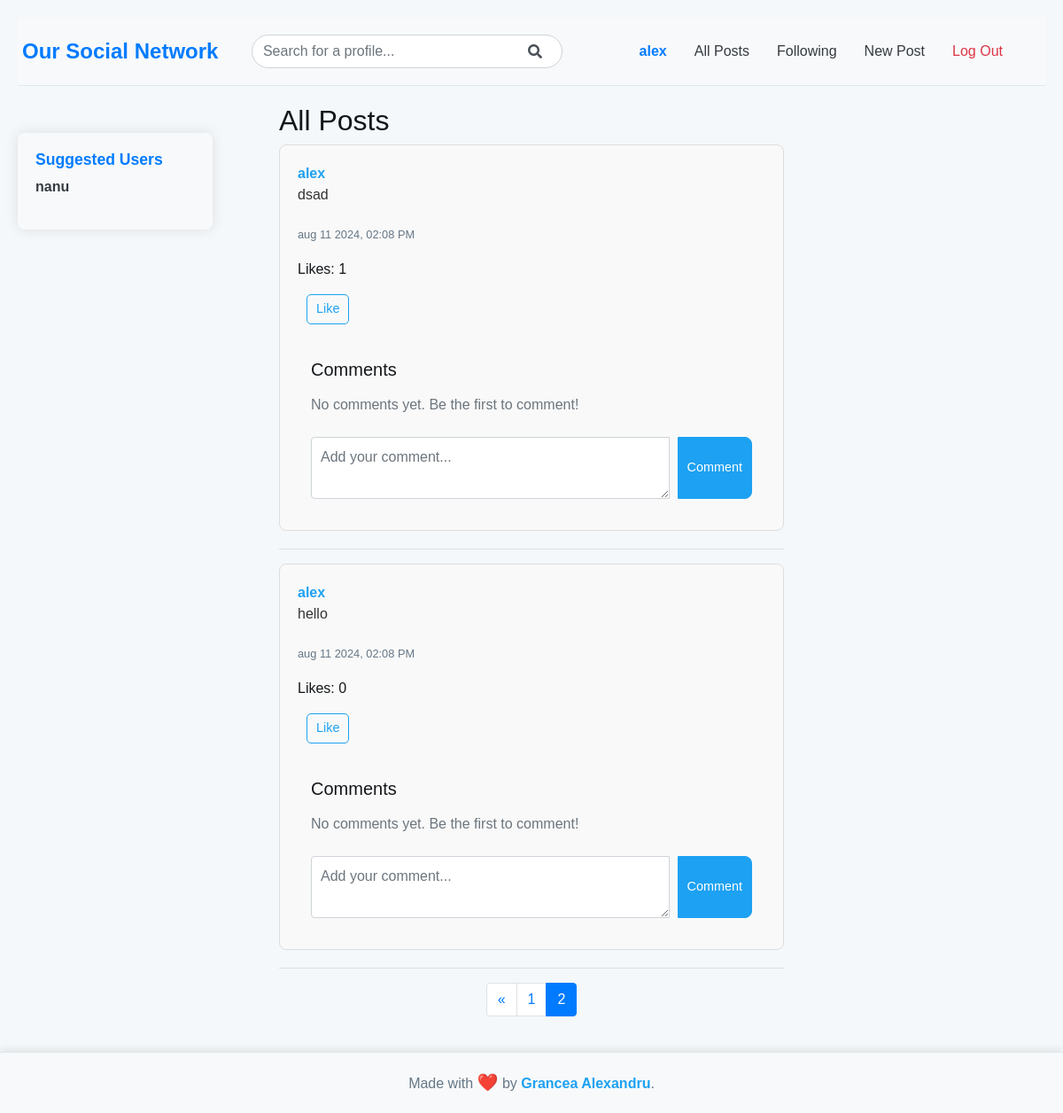
The app's page /?page=2 (signed in), older data.
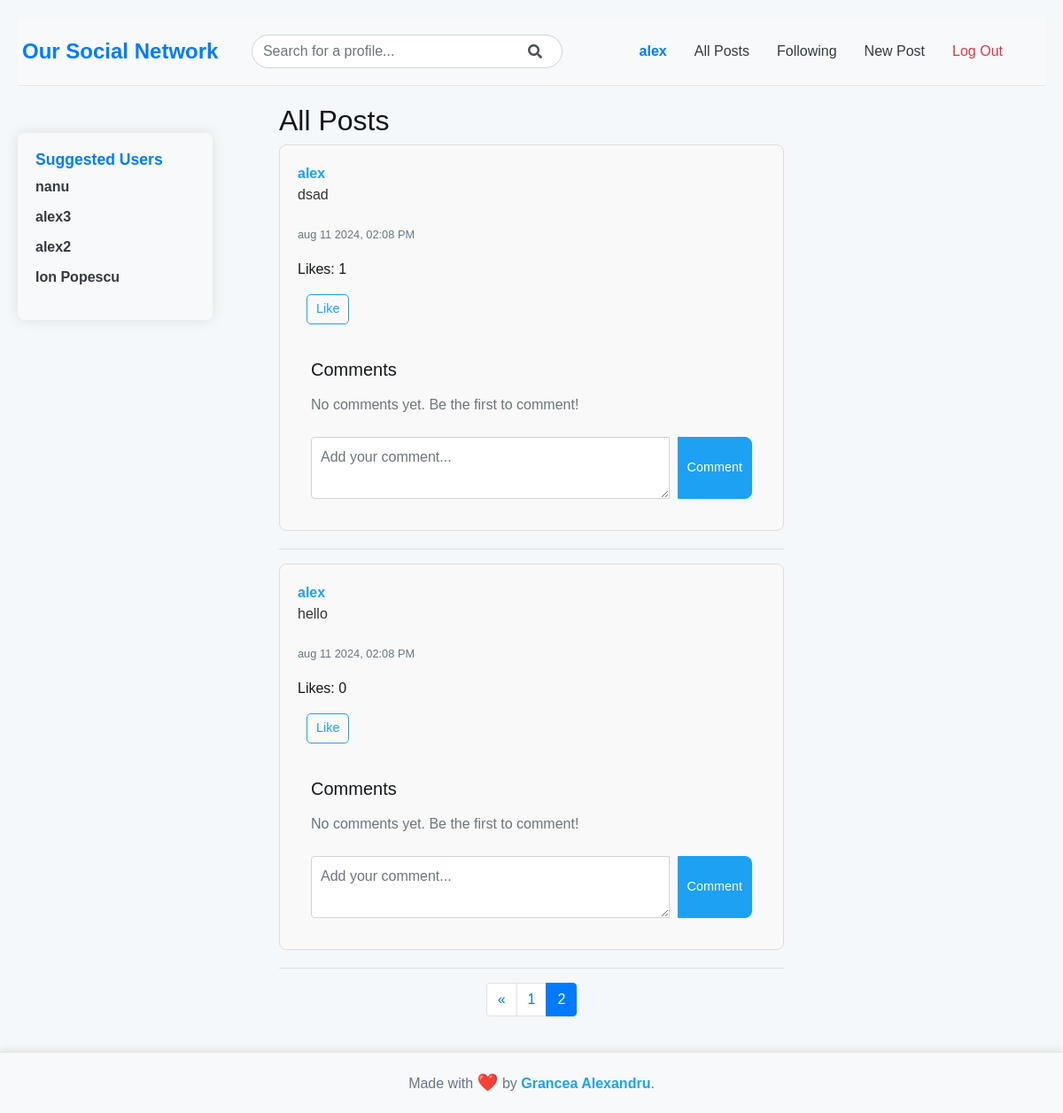
The same page, newer data.
### network/models.py (models this page shows, shortened)
class Post(models.Model):
    user = models.ForeignKey(User, on_delete=models.CASCADE, related_name="posts")
    content = models.TextField(blank=True)
    timestamp = models.DateTimeField(auto_now_add=True)
    likes = models.ManyToManyField(User, related_name="liked_posts")

class User(AbstractUser):
    followers = models.ManyToManyField("self", blank=True, symmetrical=False, related_name="following")

### network/views.py (the view)
# urls.py: path("", views.index, name="index"),
def index(request):
    posts = Post.objects.all().order_by('-timestamp')
    paginator = Paginator(posts, 10)
    page_number = request.GET.get('page')
    page_obj = paginator.get_page(page_number)
    if request.user.is_authenticated:
        suggested_users = User.objects.exclude(id__in=request.user.following.all()).exclude(id=request.user.id)
    else:
        suggested_users = None
    return render(request, 'network/index.html', {
        'page_obj': page_obj,
        'suggested_users': suggested_users
    })

### network/templates/network/index.html (shortened to what this page needs)
{% extends "network/layout.html" %}
{% block body %}
    <h2>All Posts</h2>
    {% for post in page_obj %}
        <div class="post" id="post-{{ post.id }}">
            <a href="{% url 'profile' post.user.username %}">{{ post.user }}</a>
            <p class="post-content">{{ post.content }}</p>
            <p><small>{{ post.timestamp|date:"b d Y, h:i A" }}</small></p>
            <p class="likes-count">Likes: {{ post.likes.count }}</p>
             {% if user.is_authenticated %}
                {% if request.user in post.likes.all %}
                    <button class="btn btn-sm btn-outline-primary like-btn" data-post-id="{{ post.id }}">Dislike</button>
                {% else %}
                    <button class="btn btn-sm btn-outline-primary like-btn" data-post-id="{{ post.id }}">Like</button>
                {% endif %}
                <div class="comments-section mt-4">
                    <h5 class="mb-3">Comments</h5>
                    <div class="comments-list">
                        {% for comment in post.post_comments.all %}
                            <div class="card mb-3" id="comment-{{ comment.id }}">
                                <div class="card-body">
                                    <div class="d-flex justify-content-between">
                                        <div>
                                            <strong>{{ comment.user.username }}</strong> <br>
                                            <small>{{ comment.timestamp|date:"b d Y, h:i A" }}</small>
                                        </div>
                                        {% if comment.user == request.user %}
                                            <button class="btn btn-sm btn-outline-danger delete-comment-btn" data-comment-id="{{ comment.id }}">
                                                Delete
                                            </button>
                                        {% endif %}
                                    </div>
                                    <p class="mt-2 mb-0">{{ comment.content }}</p>
                                </div>
                            </div>
                        {% empty %}
                            <p class="text-muted">No comments yet. Be the first to comment!</p>
                        {% endfor %}
                    </div>
                    <form id="comment-form" method="POST" action="{% url 'add_comment' post.id %}" class="mt-4">
                        <div class="input-group">
                            <textarea class="form-control" name="content" placeholder="Add your comment..." rows="2" required></textarea>
                            <div class="input-group-append">
                                <button class="btn btn-primary" type="submit">Comment</button>
                            </div>
                        </div>
                    </form>
                </div>
            {% endif %}
        </div>
        <hr>
    {% endfor %}
    <nav aria-label="Page navigation">
        <ul class="pagination justify-content-center">
            {% if page_obj.has_previous %}
                <li class="page-item">
                    <a class="page-link" href="?page={{ page_obj.previous_page_number }}" aria-label="Previous">
                        <span aria-hidden="true">&laquo;</span>
                    </a>
                </li>
            {% endif %}
            {% for num in page_obj.paginator.page_range %}
                <li class="page-item {% if page_obj.number == num %}active{% endif %}">
                    <a class="page-link" href="?page={{ num }}">{{ num }}</a>
                </li>
            {% endfor %}
        </ul>
    </nav>
{% endblock %}

### network/templates/network/layout.html (shortened to what this page needs)
{% load static %}
<!DOCTYPE html>
<html lang="en">
    <head>
        <link rel="stylesheet" href="https://stackpath.bootstrapcdn.com/bootstrap/4.4.1/css/bootstrap.min.css">
        <link href="{% static 'network/styles.css' %}" rel="stylesheet">
        <link rel="stylesheet" href="https://cdnjs.cloudflare.com/ajax/libs/font-awesome/5.15.4/css/all.min.css">
    </head>
    <body>
        <div class="main-content">
          <nav class="navbar navbar-expand-lg navbar-light bg-light">
            <div class="container">
                <a class="navbar-brand font-weight-bold text-primary" href="{% url 'index' %}" style="margin-left: -20px;">
                    Our Social Network
                </a>
                <div class="collapse navbar-collapse justify-content-center" id="navbarNav">
                    <ul class="navbar-nav mx-auto">
                        {% if user.is_authenticated %}
                            <li class="nav-item">
                                <form class="form-inline my-2 my-lg-0" action="{% url 'search' %}" method="GET">
                                    <div class="input-group">
                                        <input class="form-control" type="search" name="q" placeholder="Search for a profile..." aria-label="Search" style="border-radius: 25px; padding: 12px; width: 350px;">
                                        <div class="input-group-append" style="position: relative;">
                                            <span class="input-group-text" style="background-color: transparent; border: none; position: absolute; right: 10px; top: 50%; transform: translateY(-50%);">
                                                <i class="fas fa-search"></i>
                                            </span>
                                        </div>
                                    </div>
                                </form>
                            </li>
                        {% endif %}
                    </ul>
                </div>
                <div class="collapse navbar-collapse justify-content-end">
                    <ul class="navbar-nav">
                        {% if user.is_authenticated %}
                            <li class="nav-item">
                                <a class="nav-link font-weight-bold text-primary" href="{% url 'profile' user.username %}">{{ user.username }}</a>
                            </li>
                        {% endif %}
                        <li class="nav-item">
                            <a class="nav-link text-dark" href="{% url 'index' %}">All Posts</a>
                        </li>
                        {% if user.is_authenticated %}
                            <li class="nav-item">
                                <a class="nav-link text-dark" href="{% url 'following' %}">Following</a>
                            </li>
                            <li class="nav-item">
                                <a class="nav-link text-dark" href="{% url 'new_post' %}">New Post</a>
                            </li>
                            <li class="nav-item">
                                <a class="nav-link text-danger" href="{% url 'logout' %}">Log Out</a>
                            </li>
                        {% endif %}
                    </ul>
                </div>
            </div>
        </nav>
            <div class="body">
                {% block body %}
                {% endblock %}
                {% if user.is_authenticated %}
                    <div class="suggested-users">
                        <h5>Suggested Users</h5>
                        <ul>
                            {% for user in suggested_users %}
                                <li><a href="{% url 'profile' user.username %}">{{ user.username }}</a></li>
                            {% endfor %}
                        </ul>
                    </div>
                {% endif %}
            </div>
        </div>
        <footer class="footer">
            Made with <span class="heart">❤️</span> by <a href="https://agportfolio-a13e2a8e20e4.herokuapp.com/">Grancea Alexandru</a>.
        </footer>
    </body>
</html>

Row changes from the older to the newer data that the page shows:
added User: username "alex3"
added User: username "alex2"
added User: username "Ion Popescu"
